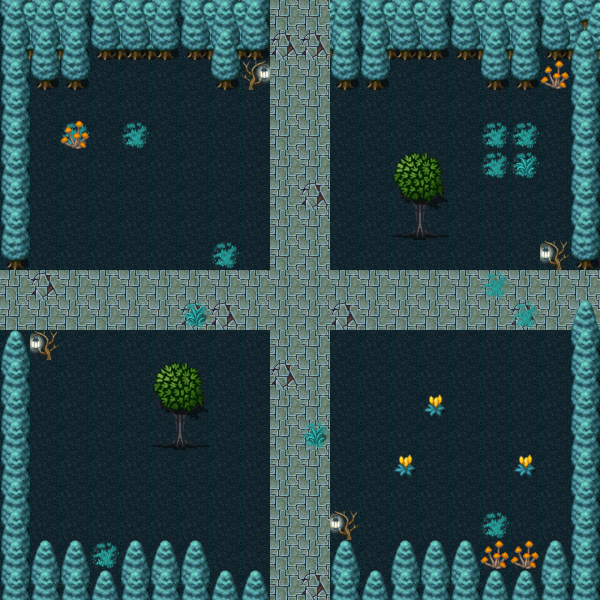

This game map was drawn from its Tiled (.tmx) file and the tilesets committed beside it. A one-line description and the trimmed map source follow:
An orthogonal 20x20 tile map with 30x30 px tiles, 7 tile layers (grass, wall, wall2, path, ...), 14 tilesets and 11 objects.

<map version="1.0" orientation="orthogonal" renderorder="right-down" width="20" height="20" tilewidth="30" tileheight="30" nextobjectid="17">
 <tileset firstgid="1" name="grass05" tilewidth="30" tileheight="30" tilecount="1" columns="1">
  <image source="../sprite/Map/grass05.png" width="34" height="31" />
 </tileset>
 <tileset firstgid="2" name="edge03" tilewidth="30" tileheight="30" tilecount="6" columns="3">
  <image source="../sprite/Map/edge03.png" width="90" height="60" />
 </tileset>
 <tileset firstgid="8" name="edge04" tilewidth="30" tileheight="30" tilecount="1" columns="1">
  <image source="../sprite/Map/edge04.png" width="30" height="30" />
 </tileset>
 <tileset firstgid="9" name="tree22" tilewidth="30" tileheight="30" tilecount="2" columns="1">
  <image source="../sprite/Map/tree22.png" width="30" height="60" />
 </tileset>
 <tileset firstgid="11" name="ground04" tilewidth="30" tileheight="30" tilecount="1" columns="1">
  <image source="../sprite/Map/ground04.png" width="30" height="30" />
 </tileset>
 <tileset firstgid="12" name="ground05" tilewidth="30" tileheight="30" tilecount="1" columns="1">
  <image source="../sprite/Map/ground05.png" width="30" height="30" />
 </tileset>
 <tileset firstgid="13" name="grass11" tilewidth="30" tileheight="30" tilecount="1" columns="1">
  <image source="../sprite/Map/grass11.png" width="30" height="30" />
 </tileset>
 <tileset firstgid="14" name="flower03" tilewidth="30" tileheight="30" tilecount="1" columns="1">
  <image source="../sprite/Map/flower03.png" width="30" height="30" />
 </tileset>
 <tileset firstgid="15" name="tree23" tilewidth="30" tileheight="30" tilecount="1" columns="1">
  <image source="../sprite/Map/tree23.png" width="30" height="50" />
 </tileset>
 <tileset firstgid="16" name="tree24" tilewidth="30" tileheight="30" tilecount="2" columns="1">
  <image source="../sprite/Map/tree24.png" width="30" height="60" />
 </tileset>
 <tileset firstgid="18" name="tree21" tilewidth="30" tileheight="30" tilecount="2" columns="1">
  <image source="../sprite/Map/tree21.png" width="56" height="60" />
 </tileset>
 <tileset firstgid="20" name="leaf01" tilewidth="30" tileheight="30" tilecount="4" columns="2">
  <image source="../sprite/Map/leaf01.png" width="60" height="60" />
 </tileset>
 <tileset firstgid="24" name="flower22" tilewidth="30" tileheight="30" tilecount="1" columns="1">
  <image source="../sprite/Map/flower22.png" width="30" height="30" />
 </tileset>
 <tileset firstgid="25" name="grass12" tilewidth="30" tileheight="30" tilecount="1" columns="1">
  <image source="../sprite/Map/grass12.png" width="30" height="30" />
 </tileset>
 <layer name="grass" width="20" height="20">
  <data>[400 cells, 400 non-empty, 1 distinct tile ids]</data>
 </layer>
 <layer name="wall" width="20" height="20">
  <data>[400 cells, 40 non-empty, 6 distinct tile ids]</data>
 </layer>
 <layer name="wall2" width="20" height="20">
  <data>[400 cells, 38 non-empty, 2 distinct tile ids]</data>
 </layer>
 <layer name="path" width="20" height="20">
  <data>[400 cells, 76 non-empty, 2 distinct tile ids]</data>
 </layer>
 <layer name="path2" width="20" height="20">
  <data>[400 cells, 88 non-empty, 4 distinct tile ids]</data>
 </layer>
 <layer name="asesery" width="20" height="20">
  <data>[400 cells, 16 non-empty, 4 distinct tile ids]</data>
 </layer>
 <layer name="asesery2" width="20" height="20">
  <data>[400 cells, 14 non-empty, 6 distinct tile ids]</data>
 </layer>
 <objectgroup name="not_pass">
  <object id="2" x="570" y="90" width="30" height="180" />
  <object id="3" x="0" y="90" width="30" height="180" />
  <object id="4" x="570" y="330" width="30" height="210" />
  <object id="5" x="0" y="330" width="30" height="210" />
  <object id="8" x="390" y="150" width="60" height="90" />
  <object id="9" x="150" y="360" width="60" height="90" />
  <object id="12" x="0" y="0" width="270" height="90" />
  <object id="13" x="330" y="0" width="270" height="90" />
  <object id="14" x="330" y="540" width="270" height="60" />
  <object id="15" x="0" y="540" width="270" height="60" />
  <object id="16" x="727.5" y="352.5" />
 </objectgroup>
</map>
